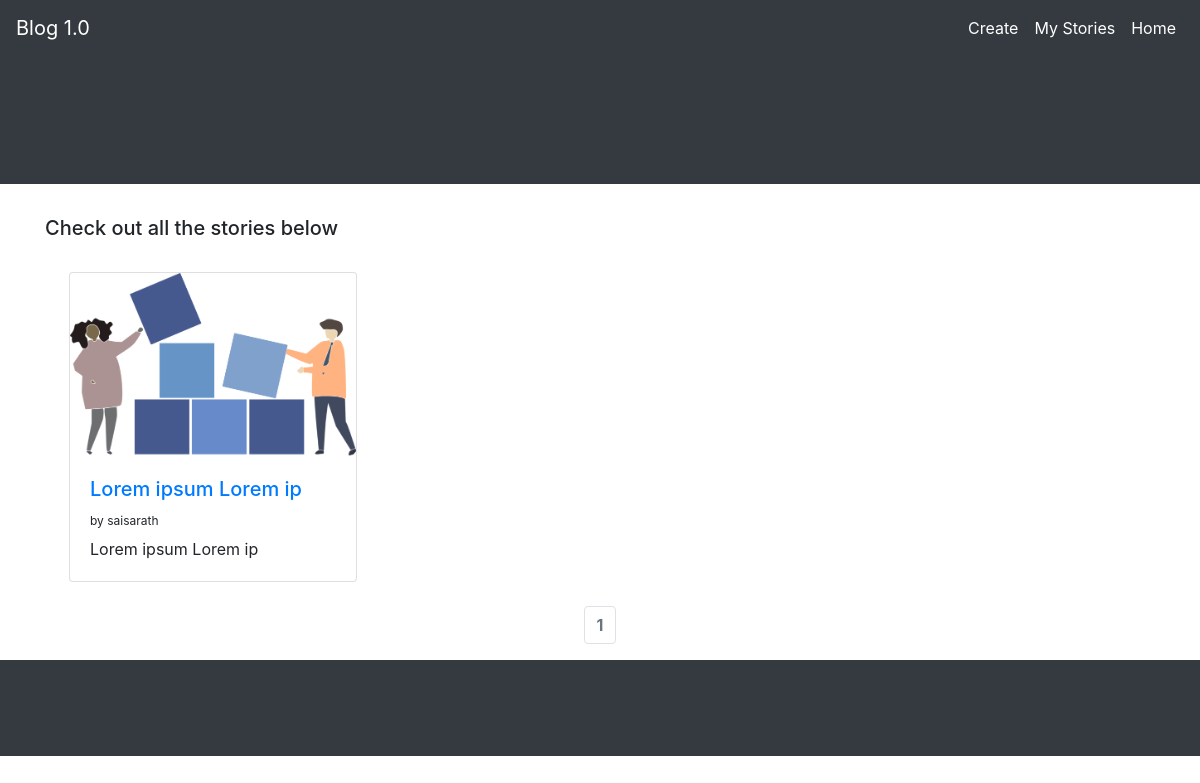
Before: /blog/?username=saisarath with the older database file.
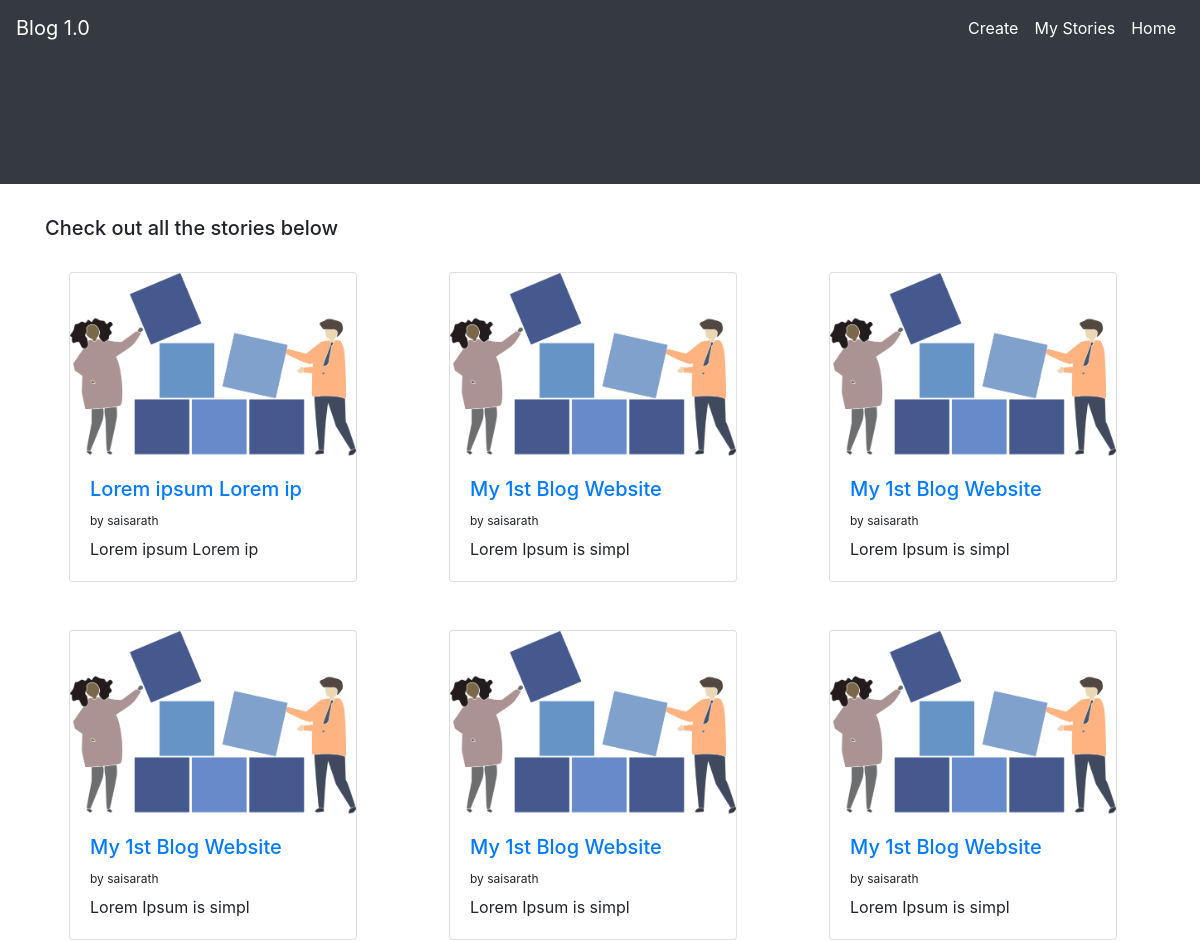
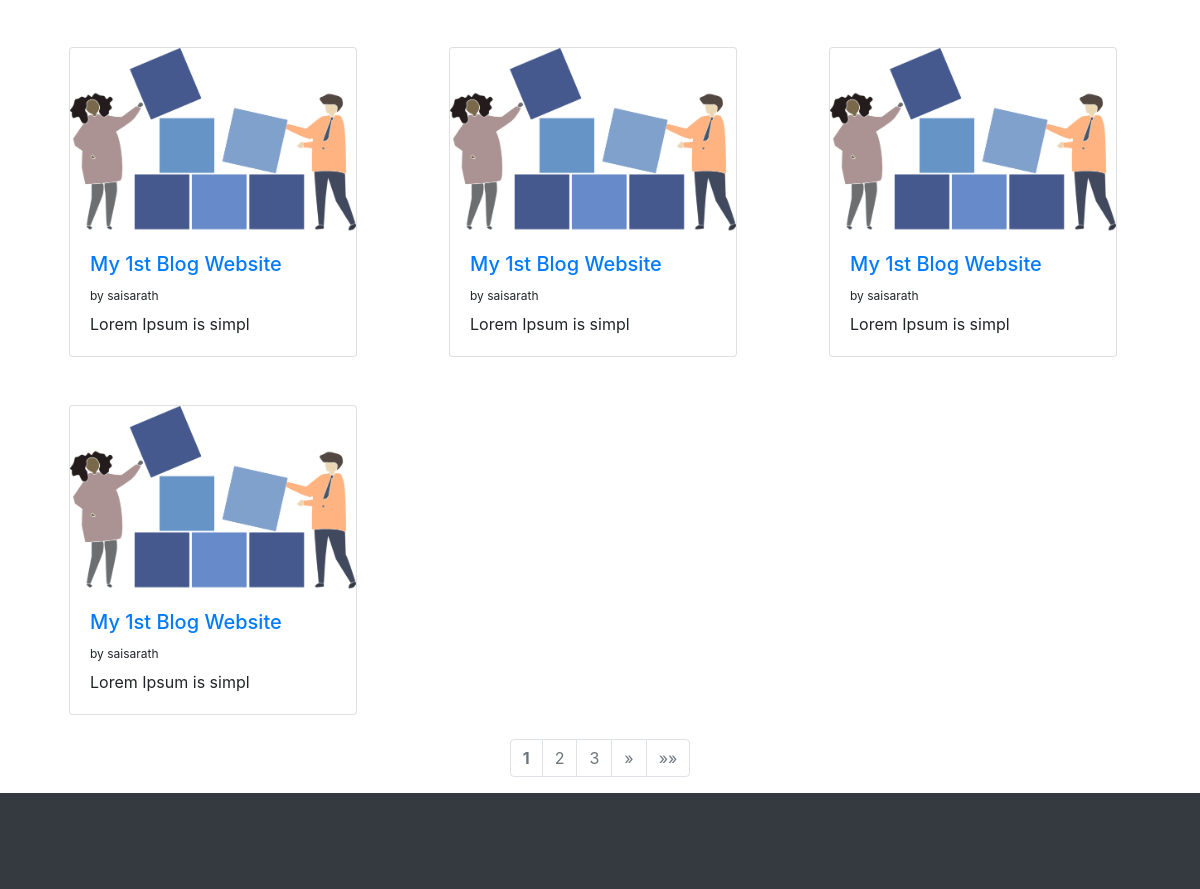
After: the same page with the newer database file (2 pictures, top to bottom).
### blog/models.py (models this page shows)
class BlogCreate(models.Model):
    blogid = models.AutoField(primary_key=True)
    blogtitle = models.CharField(max_length = 30)
    blogdescription = models.CharField(max_length = 2000)
    blogimage = models.ImageField(upload_to='media/')
    bloguser = models.CharField(max_length = 100)

### blog/views.py (the view)
# urls.py: path('', views.home, name='home'),
def home(request):
    if request.GET.get('username') == '' or 'username' not in request.GET:
        allblogs = BlogCreate.objects.all()
    else:
        allblogs = BlogCreate.objects.filter(bloguser=request.GET.get('username'))
    paginator = Paginator(allblogs, 10)
    page = request.GET.get('page')
    allblogs = paginator.get_page(page)
    return render(request, 'blog/home.html',{'allblogs':allblogs, 'username':request.user.username})

### blog/templates/blog/home.html (shortened to what this page needs)
<!doctype html>
<html lang="en">
  <head>
    <link rel="stylesheet" href="https://stackpath.bootstrapcdn.com/bootstrap/4.5.0/css/bootstrap.min.css">
  </head>
  <body>
    <div class="container-fluid p-0">
      <nav class="navbar navbar-expand-lg navbar-dark bg-dark">
        <a class="navbar-brand" href="{% url 'blog:home' %}">Blog 1.0</a>
        <div class="collapse navbar-collapse" id="navbarSupportedContent">
          <ul class="navbar-nav ml-auto">
            <li class="nav-item active">
              <a class="nav-link" href="{% url 'blog:create' %}">Create <span class="sr-only">(current)</span></a>
            </li>
            <li class="nav-item active">
              <a class="nav-link" href="?username={{username}}">My Stories</a>
            </li>
            <li class="nav-item active">
              <a class="nav-link" href="{% url 'home' %}">Home</a>
            </li>
          </ul>
        </div>
      </nav>
    </div>
    <div class="jumbotron jumbotron-fluid bg-dark text-light">
</div>
<div class="container">
  <h5>Check out all the stories below</h5>
<div class="row">
{% for blog in allblogs %}
  <div class="col col-lg-4 col-md-6 col-12">
    <div class="card m-4" style="width: 18rem;">
      <img class="card-img-top" src="{{ blog.blogimage.url }}" alt="Card image cap">
      <div class="card-body">
        <h5 class="card-title"> <a href="{% url 'blog:detail' blog.blogid %}">{{ blog.blogtitle | slice:":20" }}</a></h5>
        <sup>by {{ blog.bloguser }}</sup>
        <p class="card-text">{{ blog.blogdescription | slice:":20" }}</p>
      </div>
    </div>
  </div>
{% endfor %}
</div>
</div>
    <div class="container">
      <ul class="pagination justify-content-center">
  {% for i in allblogs.paginator.page_range %}
  {% if allblogs.number == i %}
  <li class="page-item"> <a href="?page={{ i }}&username={{username}}" class="page-link text-secondary active"><strong>{{ i }}</strong></a></li>
  {% elif i > allblogs.number|add:'-4' and i < allblogs.number|add:'4' %}
  <li class="page-item"> <a href="?page={{ i }}&username={{username}}" class="page-link text-secondary">{{ i }}</a></li>
  {% endif %}
  {% endfor %}
  {% if allblogs.has_next %}
  <li class="page-item">
    <a class="page-link text-secondary" href="?page={{ allblogs.next_page_number }}&username={{username}}" aria-label="Next">
          <span aria-hidden="true">&raquo;</span>
        </a>
   </li>
   <li class="page-item">
    <a class="page-link text-secondary" href="?page={{ allblogs.paginator.num_pages }}&username={{username}}" aria-label="Next">
          <span aria-hidden="true">&raquo;&raquo;</span>
        </a>
   </li>
   {% endif %}
      </ul>
      </div>
<div class="jumbotron jumbotron-fluid  bg-dark mb-0 p-5">
</div>
  </body>
</html>

Changed rows visible on the page:
added BlogCreate: blogimage (picture), blogtitle "My 1st Blog Website", bloguser "saisarath", blogdescription "Lorem Ipsum is simpl"
added BlogCreate: blogimage (picture), blogtitle "My 1st Blog Website", bloguser "saisarath", blogdescription "Lorem Ipsum is simpl"
added BlogCreate: blogimage (picture), blogtitle "My 1st Blog Website", bloguser "saisarath", blogdescription "Lorem Ipsum is simpl"
added BlogCreate: blogimage (picture), blogtitle "My 1st Blog Website", bloguser "saisarath", blogdescription "Lorem Ipsum is simpl"
added BlogCreate: blogimage (picture), blogtitle "My 1st Blog Website", bloguser "saisarath", blogdescription "Lorem Ipsum is simpl"
added BlogCreate: blogimage (picture), blogtitle "My 1st Blog Website", bloguser "saisarath", blogdescription "Lorem Ipsum is simpl"
added BlogCreate: blogimage (picture), blogtitle "My 1st Blog Website", bloguser "saisarath", blogdescription "Lorem Ipsum is simpl"
added BlogCreate: blogimage (picture), blogtitle "My 1st Blog Website", bloguser "saisarath", blogdescription "Lorem Ipsum is simpl"
added BlogCreate: blogimage (picture), blogtitle "My 1st Blog Website", bloguser "saisarath", blogdescription "Lorem Ipsum is simpl"
Other visible differences:
new list line: "2"
new list line: "3"
